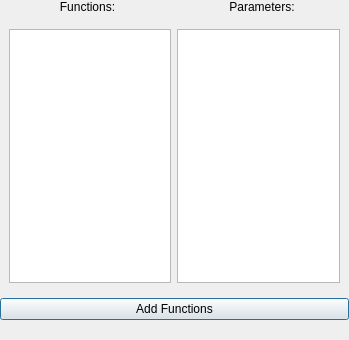
<?xml version="1.0" encoding="UTF-8"?>
<ui version="4.0">
 <class>Dialog</class>
 <widget class="QDialog" name="Dialog">
  <property name="geometry">
   <rect>
    <x>0</x>
    <y>0</y>
    <width>349</width>
    <height>340</height>
   </rect>
  </property>
  <property name="windowTitle">
   <string>Dialog</string>
  </property>
  <layout class="QVBoxLayout" name="verticalLayout">
   <property name="leftMargin">
    <number>0</number>
   </property>
   <property name="topMargin">
    <number>0</number>
   </property>
   <property name="rightMargin">
    <number>0</number>
   </property>
   <property name="bottomMargin">
    <number>20</number>
   </property>
   <item>
    <widget class="QFrame" name="frame">
     <property name="frameShape">
      <enum>QFrame::NoFrame</enum>
     </property>
     <property name="frameShadow">
      <enum>QFrame::Raised</enum>
     </property>
     <layout class="QHBoxLayout" name="horizontalLayout">
      <property name="spacing">
       <number>0</number>
      </property>
      <property name="leftMargin">
       <number>0</number>
      </property>
      <property name="topMargin">
       <number>0</number>
      </property>
      <property name="rightMargin">
       <number>0</number>
      </property>
      <property name="bottomMargin">
       <number>0</number>
      </property>
      <item>
       <widget class="QLabel" name="label">
        <property name="text">
         <string>Functions:</string>
        </property>
        <property name="alignment">
         <set>Qt::AlignCenter</set>
        </property>
       </widget>
      </item>
      <item>
       <widget class="QLabel" name="label_2">
        <property name="text">
         <string>Parameters:</string>
        </property>
        <property name="alignment">
         <set>Qt::AlignCenter</set>
        </property>
       </widget>
      </item>
     </layout>
    </widget>
   </item>
   <item>
    <widget class="QFrame" name="frame_2">
     <property name="frameShape">
      <enum>QFrame::NoFrame</enum>
     </property>
     <property name="frameShadow">
      <enum>QFrame::Raised</enum>
     </property>
     <layout class="QHBoxLayout" name="horizontalLayout_2">
      <item>
       <widget class="QListWidget" name="funsList"/>
      </item>
      <item>
       <widget class="QListWidget" name="parsList"/>
      </item>
     </layout>
    </widget>
   </item>
   <item>
    <widget class="QPushButton" name="addFuns">
     <property name="text">
      <string>Add Functions</string>
     </property>
    </widget>
   </item>
  </layout>
 </widget>
 <resources/>
 <connections/>
</ui>
